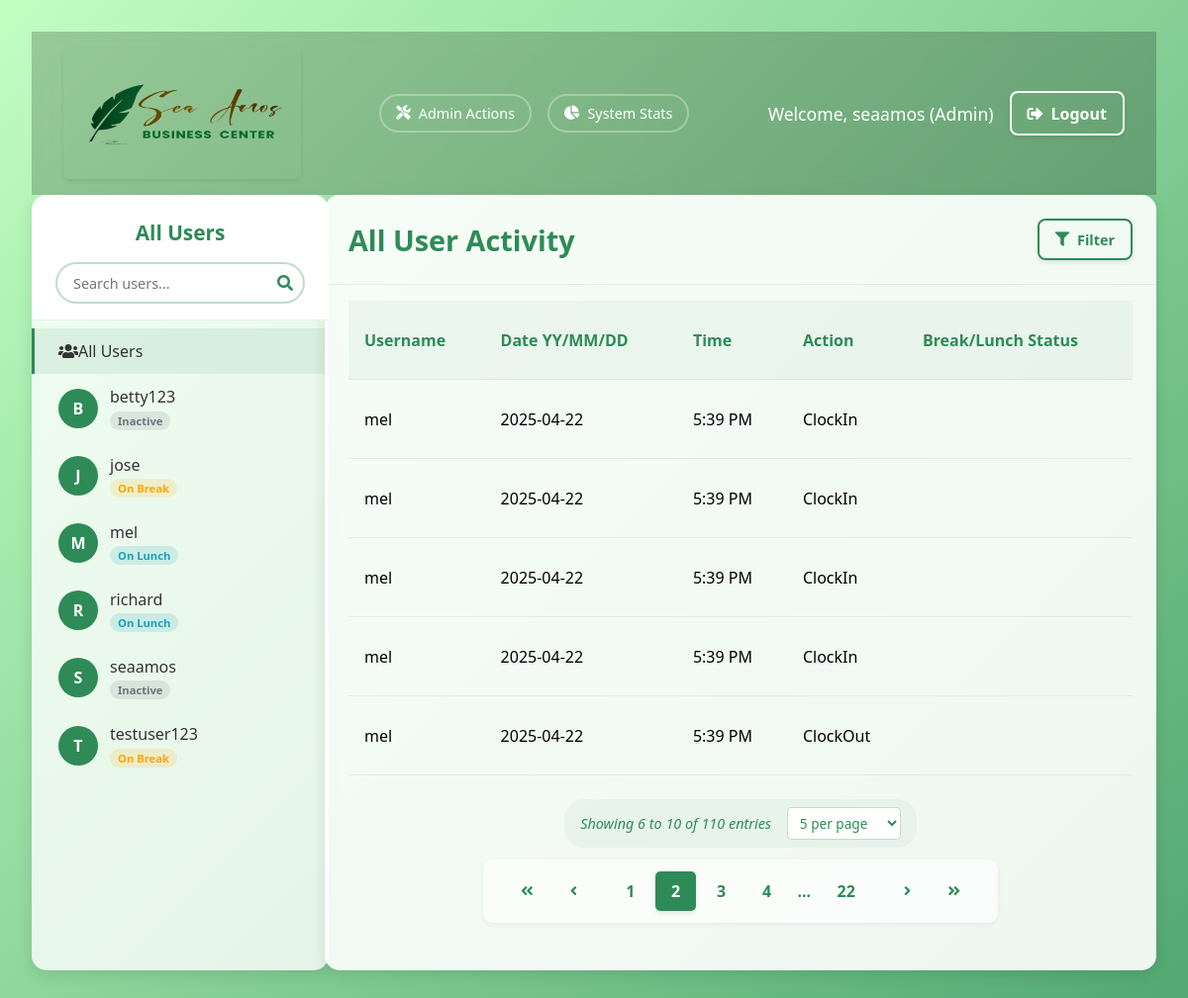
Page /admin-dashboard/?page=2 (signed in) on the committed database.
### attendance_app/models.py (models this page shows, shortened)
class AttendanceLog(models.Model):
    user = models.ForeignKey(User, on_delete=models.CASCADE)
    timestamp = models.DateTimeField(auto_now_add=True)
    action = models.CharField(max_length=50)
    note = models.TextField(blank=True, null=True)  # Optional note field

### attendance_app/views.py (the view)
# urls.py: path('admin-dashboard/', views.admin_dashboard, name='admin_dashboard'),
@user_passes_test(lambda u: u.is_superuser)
def admin_dashboard(request):
    selected_user = request.GET.get('user')
    selected_date = request.GET.get('date')
    page_size = request.GET.get('size', '5')
    try:
        page_size = int(page_size)
        if page_size not in [5, 10, 25, 50]:
            page_size = 5
    except ValueError:
        page_size = 5
    logs_query = AttendanceLog.objects.select_related('user')
    if selected_user:
        logs_query = logs_query.filter(user_id=selected_user)
        selected_user_obj = User.objects.get(id=selected_user)
    else:
        selected_user_obj = None
    if selected_date:
        try:
            filter_date = datetime.strptime(selected_date, '%Y-%m-%d').date()
            logs_query = logs_query.filter(timestamp__date=filter_date)
        except ValueError:
            pass
    logs = logs_query.order_by('-timestamp')
    page = request.GET.get('page', 1)
    paginator = Paginator(logs, page_size)
    try:
        page_obj = paginator.page(page)
    except PageNotAnInteger:
        page_obj = paginator.page(1)
    except EmptyPage:
        page_obj = paginator.page(paginator.num_pages)
    users = User.objects.all().order_by('username')
    today = date.today()
    total_users = User.objects.count()
    clocked_in_users = set()
    break_users = set()
    lunch_users = set()
    for user_obj in users:
        clock_ins_today = AttendanceLog.objects.filter(
            user=user_obj,
            action='clock_in',
            timestamp__date=today
        ).count()
        clock_outs_today = AttendanceLog.objects.filter(
            user=user_obj,
            action='clock_out',
            timestamp__date=today
        ).count()
        if clock_ins_today > clock_outs_today:
            clocked_in_users.add(user_obj.id)
            try:
                time_allocation = DailyTimeAllocation.objects.get(user=user_obj, date=today)
                if time_allocation.break1_start_time or time_allocation.break2_start_time:
                    break_users.add(user_obj.id)
                if time_allocation.lunch_start_time:
                    lunch_users.add(user_obj.id)
            except DailyTimeAllocation.DoesNotExist:
                pass
    user_time_allocations = defaultdict(dict)
    user_date_pairs = logs.values('user_id', 'timestamp__date').distinct()
    for pair in user_date_pairs:
        user_id = pair['user_id']
        log_date = pair['timestamp__date']
        time_allocation, _ = DailyTimeAllocation.objects.get_or_create(
            user_id=user_id,
            date=log_date
        )
        user_time_allocations[user_id][log_date] = time_allocation
    context = {
        'logs': page_obj,
        'page_obj': page_obj,
        'users': users,
        'selected_user': selected_user,
        'selected_user_obj': selected_user_obj,
        'selected_date': selected_date,
        'total_users': total_users,
        'users_clocked_in': len(clocked_in_users),
        'users_on_break': len(break_users),
        'users_on_lunch': len(lunch_users),
        'user_time_allocations': dict(user_time_allocations),
        'clocked_in_users': clocked_in_users,
        'break_users': break_users,
        'lunch_users': lunch_users,
    }
    return render(request, 'admin_dashboard.html', context)

### attendance_app/templates/admin_dashboard.html (shortened to what this page needs)
{% load static %}
{% load custom_filters %}
<!DOCTYPE html>
<html lang="en">
<head>
    <link rel="stylesheet" href="https://cdnjs.cloudflare.com/ajax/libs/font-awesome/5.15.3/css/all.min.css">
    <link rel="stylesheet" href="https://cdnjs.cloudflare.com/ajax/libs/flatpickr/4.6.13/flatpickr.min.css">
    <link rel="stylesheet" href="{% static 'css/admin_dashboard.css' %}">
</head>
<body>
    <nav class="navbar">
        <div class="navbar-left">
            <div class="logo-container">
                <img src="{% static 'images/logo.jpeg' %}" alt="Company Logo" class="company-logo">
            </div>
        </div>
        <div class="navbar-center">
            <div class="dropdown">
                <button class="dropdown-btn">
                    <i class="fas fa-tools"></i> Admin Actions
                </button>
            </div>
            <div class="dropdown">
                <button class="dropdown-btn">
                    <i class="fas fa-chart-pie"></i> System Stats
                </button>
            </div>
        </div>
        <div class="navbar-right">
            <span class="welcome-text">Welcome, {{ user.username }} (Admin)</span>
            <a href="{% url 'logout' %}" class="btn btn-outline-light logout-btn">
                <i class="fas fa-sign-out-alt"></i> Logout
            </a>
        </div>
    </nav>
    <div class="main-container">
        <div class="sidebar users-sidebar">
            <div class="sidebar-header sticky-header">
                <h3 class="sidebar-title">All Users</h3>
                <div class="search-container">
                    <input type="text" id="user-search" class="search-input" placeholder="Search users...">
                    <i class="fas fa-search search-icon"></i>
                </div>
            </div>
            <div class="users-list">
                <a href="{% url 'admin_dashboard' %}" class="user-item {% if not selected_user %}active{% endif %}">
                    <i class="fas fa-users"></i>
                    <span class="user-name">All Users</span>
                </a>
                {% for user_item in users %}
                <a href="{% url 'admin_dashboard' %}?user={{ user_item.id }}"
                   class="user-item {% if selected_user == user_item.id|stringformat:'i' %}active{% endif %}"
                   data-username="{{ user_item.username|lower }}">
                    <div class="user-avatar">{{ user_item.username|make_list|first|upper }}</div>
                    <div class="user-info">
                        <span class="user-name">{{ user_item.username }}</span>
                        <span class="user-status">
                            {% with user_id=user_item.id %}
                                {% if user_id in clocked_in_users %}
                                    {% if user_id in break_users %}
                                        <span class="status-badge break">On Break</span>
                                    {% elif user_id in lunch_users %}
                                        <span class="status-badge lunch">On Lunch</span>
                                    {% else %}
                                        <span class="status-badge active">Active</span>
                                    {% endif %}
                                {% else %}
                                    <span class="status-badge inactive">Inactive</span>
                                {% endif %}
                            {% endwith %}
                        </span>
                    </div>
                </a>
                {% endfor %}
            </div>
        </div>
        <div class="content-area">
            <div class="card main-card">
                <div class="card-header">
                    <div class="header-row">
                        <h2 class="section-title">
                            {% if selected_user_obj %}
                                Activity for {{ selected_user_obj.username }}
                            {% else %}
                                All User Activity
                            {% endif %}
                        </h2>
                        <div class="compact-filter">
                            <button type="button" class="btn btn-outline-primary filter-toggle-btn" id="filter-toggle">
                                <i class="fas fa-filter"></i> Filter
                            </button>
                        </div>
                    </div>
                </div>
                <div class="logs-section">
                    {% if logs %}
                    <table class="activity-table">
                        <thead>
                            <tr>
                                {% if not selected_user_obj %}<th>Username</th>{% endif %}
                                <th>Date YY/MM/DD</th>
                                <th>Time</th>
                                <th>Action</th>
                                <th>Break/Lunch Status</th>
                            </tr>
                        </thead>
                        <tbody>
                            {% for log in logs %}
                            <tr class="{% if log.action == 'break_start' or log.action == 'lunch_start' %}start-activity{% elif log.action == 'break_end' or log.action == 'lunch_end' %}end-activity{% elif log.action == 'combined_break_start' %}combined-start{% elif log.action == 'combined_break_end' %}combined-end{% elif log.action == 'clock_in' %}clock-in{% elif log.action == 'clock_out' %}clock-out{% endif %}">
                                {% if not selected_user_obj %}<td>{{ log.user.username }}</td>{% endif %}
                                <td>{{ log.timestamp|date:"Y-m-d" }}</td>
                                <td>{{ log.timestamp|time:"g:i A" }}</td>
                                <td>
                                    {% if log.action == 'combined_break_start' %}
                                        Combined Break Start
                                    {% elif log.action == 'combined_break_end' %}
                                        Combined Break End
                                    {% else %}
                                        {{ log.action|title|cut:"_"|capfirst }}
                                    {% endif %}
                                </td>
                                <td>
                                </td>
                            </tr>
                            {% endfor %}
                        </tbody>
                    </table>
                    <div class="pagination-container">
                        {% if logs %}
                        <div class="pagination-results">
                            Showing {{ page_obj.start_index }} to {{ page_obj.end_index }} of {{ page_obj.paginator.count }} entries
                            <select id="page-size-selector" class="page-size-selector">
                                <option value="5" {% if request.GET.size == '5' or not request.GET.size %}selected{% endif %}>5 per page</option>
                            </select>
                        </div>
                        {% endif %}
                        {% if page_obj.has_other_pages %}
                        <div class="pagination">
                            <div class="pagination-group">
                                <a href="?page=1"
                                   class="pagination-btn pagination-first {% if not page_obj.has_previous %}disabled{% endif %}">
                                    <i class="fas fa-angle-double-left pagination-icon"></i>
                                </a>
                                <a href="?page={% if page_obj.has_previous %}{{ page_obj.previous_page_number }}{% else %}1{% endif %}"
                                   class="pagination-btn {% if not page_obj.has_previous %}disabled{% endif %}">
                                    <i class="fas fa-angle-left pagination-icon"></i>
                                </a>
                            </div>
                            <div class="page-numbers">
                                {% for i in page_obj.paginator.page_range %}
                                    {% if i >= page_obj.number|add:"-2" and i <= page_obj.number|add:"2" %}
                                        {% if i == page_obj.number %}
                                            <span class="pagination-btn active">{{ i }}</span>
                                        {% else %}
                                            <a href="?page={{ i }}" class="pagination-btn">{{ i }}</a>
                                        {% endif %}
                                    {% endif %}
                                {% endfor %}
                                {% if page_obj.number < page_obj.paginator.num_pages|add:"-2" %}
                                    {% if page_obj.number < page_obj.paginator.num_pages|add:"-3" %}
                                        <span class="ellipsis">...</span>
                                    {% endif %}
                                    <a href="?page={{ page_obj.paginator.num_pages }}" class="pagination-btn">{{ page_obj.paginator.num_pages }}</a>
                                {% endif %}
                            </div>
                            <div class="pagination-group">
                                <a href="?page={% if page_obj.has_next %}{{ page_obj.next_page_number }}{% else %}{{ page_obj.paginator.num_pages }}{% endif %}"
                                   class="pagination-btn {% if not page_obj.has_next %}disabled{% endif %}">
                                    <i class="fas fa-angle-right pagination-icon"></i>
                                </a>
                                <a href="?page={{ page_obj.paginator.num_pages }}"
                                   class="pagination-btn pagination-last {% if page_obj.number == page_obj.paginator.num_pages %}disabled{% endif %}">
                                    <i class="fas fa-angle-double-right pagination-icon"></i>
                                </a>
                            </div>
                        </div>
                        {% endif %}
                    </div>
                    {% else %}
                    <div class="no-activity">
                        <p><i class="fas fa-info-circle"></i> No activities found for the selected criteria.</p>
                    </div>
                    {% endif %}
                </div>
            </div>
        </div>
    </div>
</body>
</html>

### rows in the picture
AttendanceLog: user.username "mel", timestamp "2025-04-22", timestamp "5:39 PM", action "ClockIn"
AttendanceLog: user.username "mel", timestamp "2025-04-22", timestamp "5:39 PM", action "ClockIn"
AttendanceLog: user.username "mel", timestamp "2025-04-22", timestamp "5:39 PM", action "ClockIn"
AttendanceLog: user.username "mel", timestamp "2025-04-22", timestamp "5:39 PM", action "ClockIn"
AttendanceLog: user.username "mel", timestamp "2025-04-22", timestamp "5:39 PM", action "ClockOut"

### other values in the picture
{{ user.username }} "seaamos"
{{ user_item.username|make_list|first|upper }} "B"
{{ user_item.username }} "betty123"
{{ user_item.username|make_list|first|upper }} "J"
{{ user_item.username }} "jose"
{{ user_item.username|make_list|first|upper }} "M"
{{ user_item.username }} "mel"
{{ user_item.username|make_list|first|upper }} "R"
{{ user_item.username }} "richard"
{{ user_item.username|make_list|first|upper }} "S"
{{ user_item.username }} "seaamos"
{{ user_item.username|make_list|first|upper }} "T"
{{ user_item.username }} "testuser123"
{{ page_obj.start_index }} "6"
{{ page_obj.end_index }} "10"
